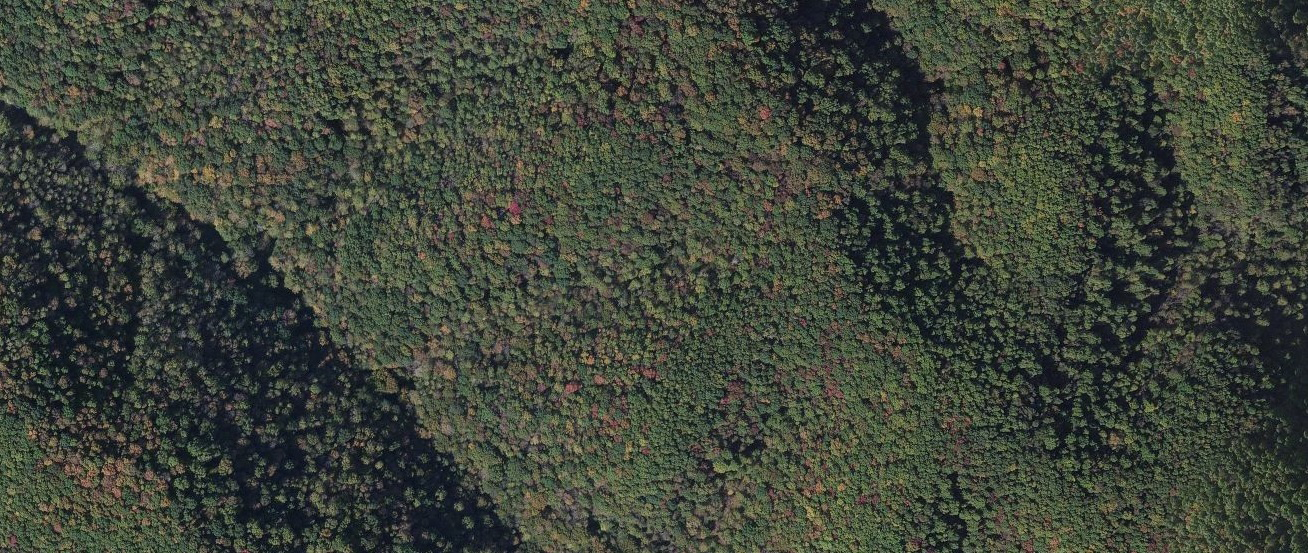
#> input picture code/CNN/Forest/F1.png, 1308 x 553 px; its folder holds only this picture in this run
$ jupyter execute --allow-errors 'CNN3-BP-Marjo_3 .ipynb'   (shell and % lines are left out)   (Python 2 division)
#> lines starting #> are read from the running program, lines starting #| are printed output that depends on the picture
# Le-Net 1 based architecture

We start with 41X41 (I) after first convolution (9x9)we have 33X33 (L1). The next pooling layer reduces dimension with 3 to an output image of 11X11 with 4x4 pooling kernels (L2). Then we apply different types of convolution 4x4 kernels on the L2 layer resulting in 8x8 (L3) . Then followed by pooling 2X2 resulting in 4x4 output map (L4). So we have 16 connection for each element in layer L4 (which depend on the amount of different Covolutions in L3)

\begin{equation}
f(x)=\frac{1}{1+e^{-x}} \\
F_{k}= f( \sum_{i} \mathbf{W^{k}_{i} \cdot y_{i}}-b_{k})
\end{equation}

\begin{equation}
E=\sum_{k} \frac{1}{2}|t_k-F_{k}|^{2} \\
\Delta W_{ij}= - \eta \frac{dE}{d W_{ij}}
\end{equation}

\begin{equation}
\Delta W_{ij}= \sum_{k} - \eta \frac{dE}{d F_{k}} \frac{dF_{k}}{dx_{k}} \frac{dx_{k}}{dW_{ij}}=\sum_{k} \eta (t_{k}-F_{k})\frac{e^{-x_{k}}}{(1+e^{-x_{k}})^{2}} \frac{dx_{k}}{dW_{ij}} \\
= \eta (t_{k}-F_{k})\frac{e^{-x_{k}}}{(1+e^{-x_{k}})^{2}} y_{ij}
\end{equation}

\begin{equation}
\Delta b_{k}= - \eta \frac{dE}{d F_{k}} \frac{dF_{k}}{dx_{k}} \frac{dx_{k}}{b_{k}}=\eta (t_{k}-F_{k})\frac{e^{-x_{k}}}{(1+e^{-x_{k}})^{2}} \cdot-1
\end{equation}

Since $\frac{e^{-x_{k}}}{(1+e^{-x_{k}})^{2}}$ is always positive we can neglect this term in our programme

\begin{equation}
x_{k}=\sum_{ij} W^{k}[i,j] \; y^{4rb}[i,j] - b_{k}
\end{equation}

\begin{equation}
y^{4rb}[i,j]= \sum_{u,v} W^{3rb}[u,v] \; y^{3rb} [2i+u,2j+v]
\end{equation}

\begin{equation}
y^{3rb} [2i+u,2j+v]= f\left (x^{3rb}[2i+u,2j+v] \right)
\end{equation}

\begin{equation}
x^{3rb}[2i+u,2j+v]=\sum_{nm} W^{2rb}[n,m] \; y^{2rb}[n+(2i+u),m+(2j+v)] -b^{3rb}[2i+u,2j+v]
\end{equation}

\begin{equation}
\begin{split}
\Delta W^{2rb}[n,m] =\sum_{k} - \eta  \frac{dE}{dF_{k}}
\frac{dF_{k}}{dx_{k}}
\sum_{ij} \frac{dx_{k}}{dy^{4rb}[i,j]}
 \sum_{uv}\frac{dy^{4rb}[i,j]}{d y^{3rb} [2i+u,2j+v]}
\frac{d y^{3rb} [2i+u,2j+v]}{d x^{3rb}[2i+u,2j+v]}
\sum_{nm}\frac{d x^{3rb}[2i+u,2j+v]}{d W^{2rb}[n,m]}
\end{split}
\end{equation}

\begin{equation}
\begin{split}
\Delta b^{3rb}[2i+u,2j+v] =\sum_{k} - \eta  \frac{dE}{dF_{k}}
\frac{dF_{k}}{dx_{k}}
\sum_{ij} \frac{dx_{k}}{dy^{4rb}[i,j]}
 \sum_{uv}\frac{dy^{4rb}[i,j]}{d y^{3rb} [2i+u,2j+v]}
\frac{d y^{3rb} [2i+u,2j+v]}{d x^{3rb}[2i+u,2j+v]}
\frac{d x^{3rb}[2i+u,2j+v]}{d b^{3rb}[2i+u,2j+v]}
\end{split}
\end{equation}

\begin{equation}
    \frac{dx_{k}}{dy^{4rb}[i,j]} = W^{4rbk}[i,j]\\
\end{equation}

\begin{equation}
    \frac{dy^{4rb}[i,j]}{d y^{3rb} [2i+u,2j+v]} = W^{3rb}[u,v] \\
 \end{equation}


\begin{equation}
\frac{d y^{3rb} [2i+u,2j+v]}{d x^{3rb}[2i+u,2j+v]}=\frac{e^{-x^{3rb}[2i+u,2j+v]}}{(1+e^{-x^{3rb}[2i+u,2j+v]})^2}
\end{equation}
This term is first not included since it is always positive. If the training will not converge it might be possible to include this term

 \begin{equation}
    \frac{d y^{3rb} [2i+u,2j+v]}{d W^{2rb}[n,m]}= y^{2rb} [n+(2i+u),m+(2j+v)] \\
\end{equation}

\begin{equation}
\frac{d x^{3rb}[2i+u,2j+v]}{d b^{3rb}[2i+u,2j+v]}=-1
\end{equation}

[cell 1]
import matplotlib.pyplot as plt
import numpy as np
from numpy import linalg as lin
import scipy.signal as sig
from PIL import Image
import glob
import matplotlib.cm as cm
import itertools

[cell 2]
########### Load Input ############################################################################################################################
# In this script I used the brightness to determine structures, instead of one RGB color:
# this is determined by: 0.2126*R + 0.7152*G + 0.0722*B
# Source: https://en.wikipedia.org/wiki/Relative_luminance

patchSize=41 # patchsize this must be 48 since our network can only handle this value

# Open forest
Amount_data= len(glob.glob('Forest/F*'))
dataPatchedF=[]
dataF_RGB=[]

for k in range (0, Amount_data):
    name="Forest/F%d.png" % (k+1)
    img = Image.open(name)
#> img is the input picture: PIL image 1308x553 RGB; mean R, G, B 63.1, 68.8, 58.1
    data=img.convert('RGB')
    data= np.asarray( data, dtype="int32" )
    data=0.2126*data[:,:,0]+0.7152*data[:,:,1]+0.0722*data[:,:,2]
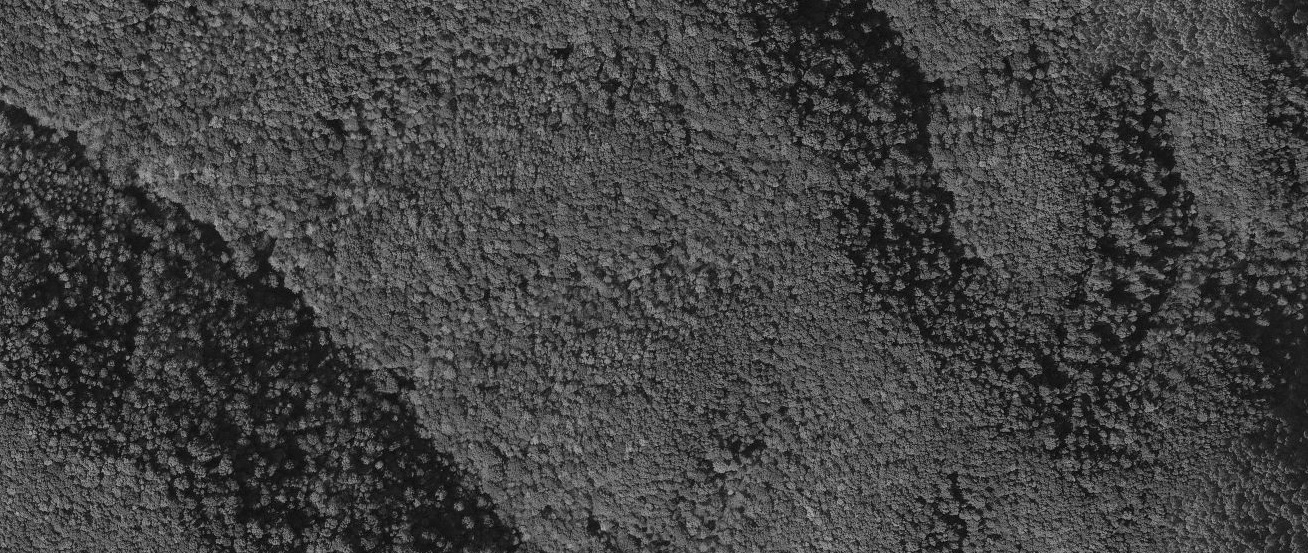
#> data: shape (553, 1308) float64; min 0, max 186.2, mean 66.8
    data2=img.convert('RGB')
    data2= np.asarray( data2, dtype="int32" )

    Yamount=data.shape[0]/patchSize # Counts how many times the windowsize fits in the picture
#> Yamount = 13
    Xamount=data.shape[1]/patchSize # Counts how many times the windowsize fits in the picture
#> Xamount = 31
    dataPatchedF.append(np.array([[data[j*patchSize:(j+1)*patchSize,i*patchSize:(i+1)*patchSize] for i in range(0,Xamount)] for j in range(0,Yamount)]))
    for m in range(0,3):
        dataF_RGB.append(np.array([[data2[j*patchSize:(j+1)*patchSize,i*patchSize:(i+1)*patchSize,m] for i in range(0,Xamount)] for j in range(0,Yamount)]))
#> after the loop, dataF_RGB = 3 items

# Open city
Amount_data= len(glob.glob('City/C*'))
dataPatchedC=[]
dataC_RGB=[]

for k in range (0, Amount_data):
    name="City/C%d.png" % (k+1)
    img = Image.open(name)
    data=img.convert('RGB')
    data = np.asarray( data, dtype="int32" )
    data=0.2126*data[:,:,0]+0.7152*data[:,:,1]+0.0722*data[:,:,2]
    data2=img.convert('RGB')
    data2= np.asarray( data2, dtype="int32" )

    Yamount=data.shape[0]/patchSize # Counts how many times the windowsize fits in the picture
    Xamount=data.shape[1]/patchSize # Counts how many times the windowsize fits in the picture
    dataPatchedC.append(np.array([[data[j*patchSize:(j+1)*patchSize,i*patchSize:(i+1)*patchSize] for i in range(0,Xamount)] for j in range(0,Yamount)]))
    for m in range(0,3):
        dataC_RGB.append(np.array([[data2[j*patchSize:(j+1)*patchSize,i*patchSize:(i+1)*patchSize,m] for i in range(0,Xamount)] for j in range(0,Yamount)]))

# Open water
dataPatchedW=[]
Amount_data= len(glob.glob('Water/W*'))
dataW_RGB=[]

for k in range (0, Amount_data):
    name="Water/W%d.png" % (k+1)
    img = Image.open(name)
    data=img.convert('RGB')
    data = np.asarray( data, dtype="int32" )
    data=0.2126*data[:,:,0]+0.7152*data[:,:,1]+0.0722*data[:,:,2]
    Yamount=data.shape[0]/patchSize # Counts how many times the windowsize fits in the picture
    Xamount=data.shape[1]/patchSize # Counts how many times the windowsize fits in the picture
    dataPatchedW.append(np.array([[data[j*patchSize:(j+1)*patchSize,i*patchSize:(i+1)*patchSize] for i in range(0,Xamount)] for j in range(0,Yamount)]))
    #for m in range(0,3):
        # dataW_t=np.array([[data2[j*patchSize:(j+1)*patchSize,i*patchSize:(i+1)*patchSize,m] for i in range(0,Xamount)] for j in range(0,Yamount)]))

[cell 3]
A=np.array([[data2[j*patchSize:(j+1)*patchSize,i*patchSize:(i+1)*patchSize,m] for i in range(0,Xamount)] for j in range(0,Yamount)])

[cell 4]
A.shape
#> Out = (13, 31, 41, 41)

[cell 5]
########### Functions ############################################################################################################################

# Define Activitation functions, pooling and convolution functions (the rules)

def Sigmoid(x):
    return (1/(1+np.exp(-x)))

def Sigmoid_dx(x):
    return np.exp(-x)/((1+np.exp(-x))**2)

def TanH(x):
    return (1-np.exp(-x))/(1+np.exp(-x))


def Pool(I,W):
    PoolImg=np.zeros((len(I)/len(W),len(I)/len(W))) # W must fit an integer times into I.
    for i in range(0,len(PoolImg)):
        for j in range(0,len(PoolImg)):
            SelAr=I[i*len(W):(i+1)*len(W),j*len(W):(j+1)*len(W)]
            PoolImg[i,j]=np.inner(SelAr.flatten(),W.flatten()) # Now this is just an inner product since we have vectors
    return PoolImg

# To automatically make Gaussian kernels
def makeGaussian(size, fwhm = 3, center=None):
    x = np.arange(0, size, 1, float)
    y = x[:,np.newaxis]

    if center is None:
        x0 = y0 = size // 2
    else:
        x0 = center[0]
        y0 = center[1]

    return np.exp(-4*np.log(2) * ((x-x0)**2 + (y-y0)**2) / fwhm**2)

# To automatically define pooling nodes
def Pool_node(N):
    s=(N,N)
    a=float(N)*float(N)
    return (1.0/a)*np.ones(s)

[cell 6]
#################### Define pooling layers ###########################################################################
P12=Pool_node(3)*(1.0/100.0) #factor 1000 added to lower values more
#> P12 = [[0.00111, 0.00111, 0.00111], [0.00111, 0.00111, 0.00111], [0.00111, 0.00111, 0.00111]]
P34=Pool_node(2)*(1.0/100.0)
#> P34 = [[0.0025, 0.0025], [0.0025, 0.0025]]

#################### Define Convolution layers #######################################################################

######### First C layer #########
C1=[]

## First Kernel

# Inspiration: http://en.wikipedia.org/wiki/Sobel_operator
# http://stackoverflow.com/questions/9567882/sobel-filter-kernel-of-large-size

Kernel=np.array([[4,3,2,1,0,-1,-2,-3,-4],
                 [5,4,3,2,0,-2,-3,-4,-5],
                 [6,5,4,3,0,-3,-4,-5,-6],
                 [7,6,5,4,0,-4,-5,-6,-7],
                 [8,7,6,5,0,-5,-6,-7,-8],
                 [7,6,5,4,0,-4,-5,-6,-7],
                 [6,5,4,3,0,-3,-4,-5,-6],
                 [5,4,3,2,0,-2,-3,-4,-5],
                 [4,3,2,1,0,-1,-2,-3,-4]])

C1.append(Kernel)

## Second Kernel
Kernel=np.matrix.transpose(Kernel)
C1.append(Kernel)

##Third Kernel
Kernel=makeGaussian(9,5)
#> in makeGaussian, `x = np.arange(0, size, 1, float)`: x = [0, 1, 2, 3, 4, 5, 6, 7, 8]
Kernel=(1/np.sum(Kernel))*Kernel
C1.append(Kernel)

######### Initialize output weights and biases #########

# Define the number of branches in one row
N_branches= 3
ClassAmount=3 # Forest, City, Water
Size_C2=4
S_H3=((patchSize-C1[0].shape[0]+1)/P12.shape[1])-Size_C2+1
#> S_H3 = 8
S_H4=S_H3/P34.shape[1]
#> S_H4 = 4

C2=np.random.rand(len(C1),N_branches, 4, 4) # second convolution weigths
W=np.random.rand(ClassAmount, len(C1), N_branches, S_H4, S_H4) # end-weight from output to classifier-neurons
H3_bias=np.random.rand(len(C1),N_branches) #bias in activation function from C2 to H3
#> H3_bias = [[0.16, 0.886, 0.446], [0.908, 0.16, 0.661], [0.44, 0.0765, 0.696]]
Output_bias=np.random.rand(ClassAmount)# bias on the three classes
#> Output_bias = [0.247, 0.0396, 0.0599]

#learning rates
n_bias=1*10**-2
n_W=1*10**-2
n_C2=1*10**-2
n_H3_bias=1*10**-2
#Labda=5*10**-3

[cell 7]
N_plts=len(C1)
#> N_plts = 3
for i in range(0,N_plts):
    plt.subplot(4,3,i+1)
    plt.imshow(C1[i])
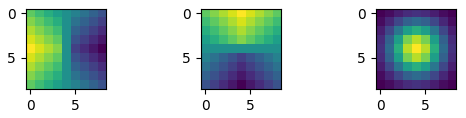
#> figure drawn by matplotlib, 3 panels

# For the extra information regarding the code in the following cell

a random patch is chosen in the following way: the program counts how many files and patches there are in total, then it permutes the sequence so that a random patch is chosen every iteration (forest, city, water). After selecting the number the file has to be found back.

[cell 8]
# Determines total amount of patches and makes it easier to find back the patches
N_F=len(dataPatchedF)
#> N_F = 1
Patches_F=[]
j=0;

#Determines the total amount of patches N_F in forest
for i in range(0,N_F):
    N_ff=dataPatchedF[i].shape[0]*dataPatchedF[i].shape[1]
    Patches_F.append(np.reshape(dataPatchedF[i], (N_ff, patchSize, patchSize)))
    j=j+N_ff
#> after the loop, Patches_F = 1 item; j = 403
N_F=j
#> N_F = 403

#Determines the total amount of patches N_C in city
N_C=len(dataPatchedC)
Patches_C=[]
j=0;
for i in range(0,N_C):
    N_cc=dataPatchedC[i].shape[0]*dataPatchedC[i].shape[1]
    j=j+N_cc
    Patches_C.append(np.reshape(dataPatchedC[i], (N_cc, patchSize, patchSize)))
#> after the loop, Patches_C = []; j = 0
N_C=j
#> N_C = 0

#Determines the total amount of patches N_W in water
N_W=len(dataPatchedW)
Patches_W=[]
j=0;
for i in range(0,N_W):
    N_ww=dataPatchedW[i].shape[0]*dataPatchedW[i].shape[1]
    Patches_W.append(np.reshape(dataPatchedW[i], (N_ww, patchSize, patchSize)))
    j=j+N_ww
#> after the loop, Patches_W = []; j = 0
N_W=j
#> N_W = 0

N_total=N_F+N_C+N_W
#> N_total = 403
Sequence = np.arange(N_total)
#> Sequence = 403 values from 0 to 402
Sequence = np.random.permutation(Sequence)
#> Sequence = 403 values, max 402 at index 12, min 0 at index 72, mean 201

# Make patches tractable
Patches_F = list(itertools.chain.from_iterable(Patches_F))
#> Patches_F = 403 items
Patches_F=np.asarray(Patches_F)

Patches_C = list(itertools.chain.from_iterable(Patches_C))
Patches_C=np.asarray(Patches_C)
#> Patches_C = empty array

Patches_W = list(itertools.chain.from_iterable(Patches_W))
Patches_W=np.asarray(Patches_W)
#> Patches_W = empty array

[cell 9]
N_F
#> Out = 403

[cell 10]
len(Sequence)
#> Out = 403

#> (a cell that did not finish here is left out)

[cell 12]
N_F
#> Out = 403
